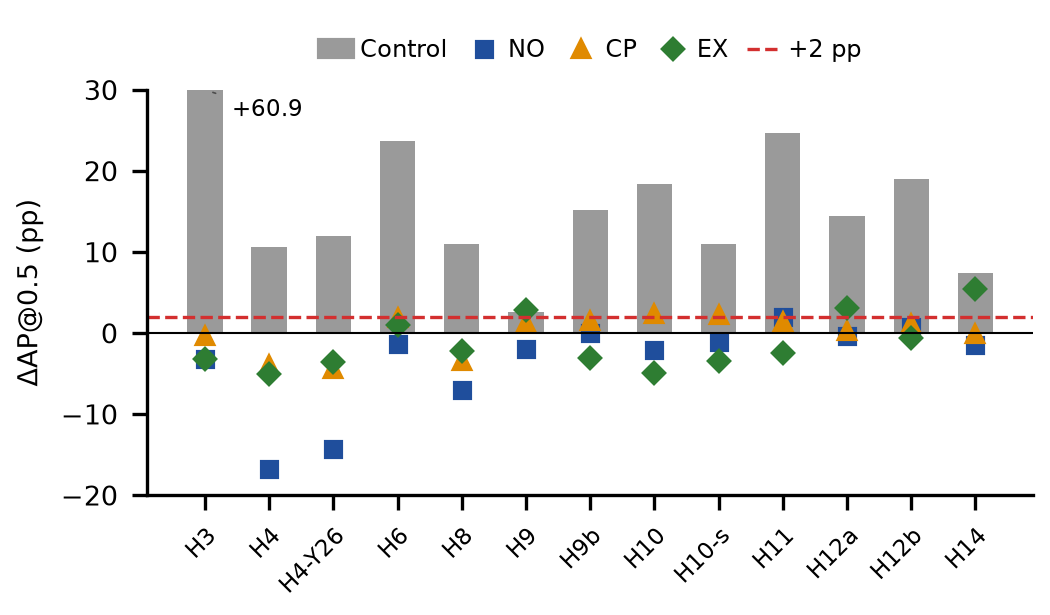

Python code for this plot:
"""Figura 1 del short paper de 5 paginas: control sintetico (barras) frente a las tres fuentes de oclusion real (marcadores),
en los 13 bloques con control sintetico. Cifras (V3 - V1, AP@0.5, pp) de informes/analisis_final/SINTETICO_VS_REAL.md.
Uso: python fig_gap.py [es]   (es: etiquetas con coma decimal -> fig_gap_es.png)"""
import sys
import matplotlib
matplotlib.use('Agg')
import matplotlib.pyplot as plt
from matplotlib.lines import Line2D
from matplotlib.patches import Patch

ES = len(sys.argv) > 1 and sys.argv[1] == 'es'
bloques = ['H3', 'H4', 'H4-Y26', 'H6', 'H8', 'H9', 'H9b', 'H10', 'H10-s', 'H11', 'H12a', 'H12b', 'H14']
control = [60.92, 10.63, 12.01, 23.74, 10.97, 2.60, 15.23, 18.39, 10.99, 24.66, 14.45, 19.04, 7.42]
no = [-3.17, -16.79, -14.31, -1.35, -6.98, -1.93, 0.01, -2.05, -1.12, 1.95, -0.39, 0.78, -1.50]
cp = [-0.36, -3.94, -4.42, 1.82, -3.47, 1.23, 1.52, 2.37, 2.26, 1.31, 0.25, 1.11, -0.16]
ex = [-3.25, -5.02, -3.51, 0.94, -2.21, 2.82, -3.03, -4.88, -3.50, -2.44, 3.04, -0.56, 5.49]

fig, ax = plt.subplots(figsize=(3.5, 2.05), dpi=300)
x = range(len(bloques))
ax.bar(x, control, width=0.55, color='#9a9a9a')
ax.plot(x, no, 's', color='#1f4e9c', ms=3.6)
ax.plot(x, cp, '^', color='#e08a00', ms=4.0)
ax.plot(x, ex, 'D', color='#2e7d32', ms=3.4)
ax.axhline(2, color='#d32f2f', ls='--', lw=0.8)
ax.axhline(0, color='black', lw=0.5)
ax.set_xticks(list(x))
ax.set_xticklabels(bloques, fontsize=5.6, rotation=45, ha='right', rotation_mode='anchor')
ax.set_ylim(-20, 30)
ax.set_ylabel(r'$\Delta$AP@0.5 (pp)', fontsize=6.5)
ax.tick_params(axis='y', labelsize=6.5)
ax.annotate(('+60,9' if ES else '+60.9'), xy=(0, 30), xytext=(0.42, 27.5), fontsize=5.5, ha='left', va='center',
            arrowprops=dict(arrowstyle='-', lw=0.4, color='0.3'))
mano = [Patch(color='#9a9a9a', label='Control'),
        Line2D([], [], marker='s', ls='', color='#1f4e9c', ms=3.6, label='NO'),
        Line2D([], [], marker='^', ls='', color='#e08a00', ms=4.0, label='CP'),
        Line2D([], [], marker='D', ls='', color='#2e7d32', ms=3.4, label='EX'),
        Line2D([], [], color='#d32f2f', ls='--', lw=0.8, label='+2 pp')]
ax.legend(handles=mano, fontsize=5.8, ncol=5, loc='upper center', bbox_to_anchor=(0.5, 1.18), frameon=False,
          columnspacing=0.8, handletextpad=0.3, handlelength=1.4)
for s in ('top', 'right'):
    ax.spines[s].set_visible(False)
fig.tight_layout(pad=0.4)
fig.savefig(r'D:/argos11/raw/shortpaper5/fig_gap%s.png' % ('_es' if ES else ''))
print('ok')
